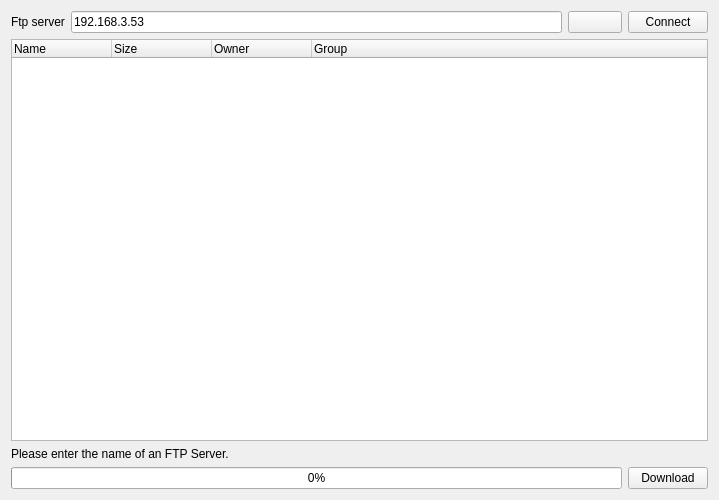
<?xml version="1.0" encoding="UTF-8"?>
<ui version="4.0">
 <class>FTP</class>
 <widget class="QWidget" name="FTP">
  <property name="geometry">
   <rect>
    <x>0</x>
    <y>0</y>
    <width>719</width>
    <height>500</height>
   </rect>
  </property>
  <property name="windowTitle">
   <string>Form</string>
  </property>
  <layout class="QGridLayout" name="gridLayout_3">
   <item row="0" column="0">
    <layout class="QGridLayout" name="gridLayout_2">
     <item row="0" column="0">
      <layout class="QHBoxLayout" name="horizontalLayout" stretch="1,9,1,1">
       <item>
        <widget class="QLabel" name="label">
         <property name="text">
          <string>Ftp server</string>
         </property>
        </widget>
       </item>
       <item>
        <widget class="QLineEdit" name="lineEdit_ftpServer">
         <property name="text">
          <string>192.168.3.53</string>
         </property>
        </widget>
       </item>
       <item>
        <widget class="QPushButton" name="pushButton_cdToParent">
         <property name="sizePolicy">
          <sizepolicy hsizetype="Minimum" vsizetype="Preferred">
           <horstretch>0</horstretch>
           <verstretch>0</verstretch>
          </sizepolicy>
         </property>
         <property name="styleSheet">
          <string notr="true">border-image: url(:/build-FtpWeight-Desktop_Qt_5_12_6_MSVC2017_64bit-Debug/image/cdlast.png);</string>
         </property>
         <property name="text">
          <string/>
         </property>
        </widget>
       </item>
       <item>
        <widget class="QPushButton" name="pushButton_connect">
         <property name="text">
          <string>Connect</string>
         </property>
        </widget>
       </item>
      </layout>
     </item>
     <item row="1" column="0">
      <widget class="QTreeWidget" name="treeWidget_fileList">
       <column>
        <property name="text">
         <string>Name</string>
        </property>
       </column>
       <column>
        <property name="text">
         <string>Size</string>
        </property>
       </column>
       <column>
        <property name="text">
         <string>Owner</string>
        </property>
       </column>
       <column>
        <property name="text">
         <string>Group</string>
        </property>
       </column>
      </widget>
     </item>
     <item row="2" column="0">
      <layout class="QGridLayout" name="gridLayout">
       <item row="0" column="0">
        <widget class="QLabel" name="label_status">
         <property name="text">
          <string>Please enter the name of an FTP Server.</string>
         </property>
        </widget>
       </item>
       <item row="1" column="0">
        <widget class="QProgressBar" name="progressBar">
         <property name="value">
          <number>0</number>
         </property>
        </widget>
       </item>
       <item row="1" column="1">
        <widget class="QPushButton" name="pushButton_download">
         <property name="text">
          <string>Download</string>
         </property>
        </widget>
       </item>
      </layout>
     </item>
    </layout>
   </item>
  </layout>
 </widget>
 <resources/>
 <connections/>
</ui>
